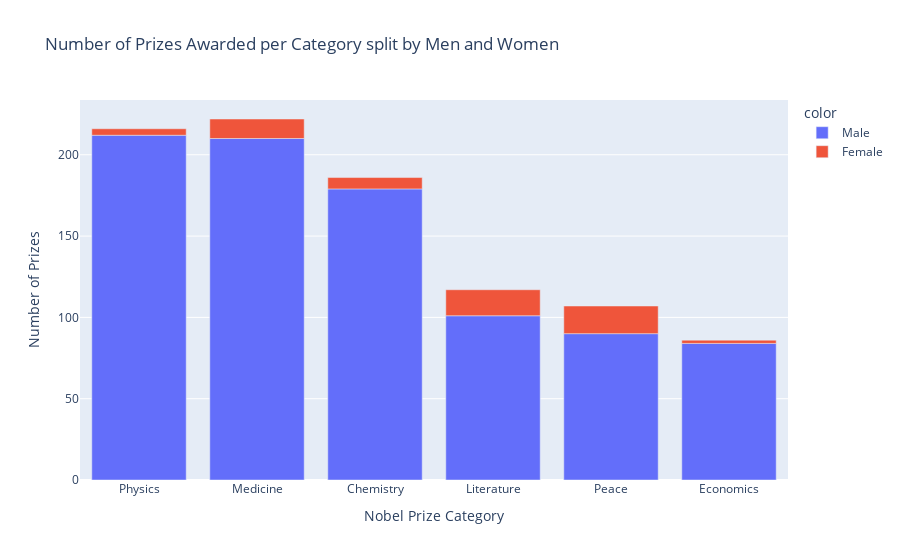

Notebook code cell kept with this figure:
### Code cell
v_bar_split = px.bar(x = cat_men_women.category,
                     y = cat_men_women.prize,
                     color = cat_men_women.sex,
                     title='Number of Prizes Awarded per Category split by Men and Women')
 
v_bar_split.update_layout(xaxis_title='Nobel Prize Category', 
                          yaxis_title='Number of Prizes')
v_bar_split.show()

### Figure 1 — Plotly figure (JSON) as saved in the notebook; plotly's stock layout.template omitted (floating-point values rounded to 4 significant figures)
{"data": [{"alignmentgroup": "True", "hovertemplate": "color=Male<br>x=%{x}<br>y=%{y}<extra></extra>", "legendgroup": "Male", "marker": {"color": "#636efa", "pattern": {"shape": ""}}, "name": "Male", "offsetgroup": "Male", "orientation": "v", "showlegend": true, "textposition": "auto", "type": "bar", "x": ["Physics", "Medicine", "Chemistry", "Literature", "Peace", "Economics"], "xaxis": "x", "y": [212, 210, 179, 101, 90, 84], "yaxis": "y"}, {"alignmentgroup": "True", "hovertemplate": "color=Female<br>x=%{x}<br>y=%{y}<extra></extra>", "legendgroup": "Female", "marker": {"color": "#EF553B", "pattern": {"shape": ""}}, "name": "Female", "offsetgroup": "Female", "orientation": "v", "showlegend": true, "textposition": "auto", "type": "bar", "x": ["Peace", "Literature", "Medicine", "Chemistry", "Physics", "Economics"], "xaxis": "x", "y": [17, 16, 12, 7, 4, 2], "yaxis": "y"}], "layout": {"barmode": "relative", "legend": {"title": {"text": "color"}, "tracegroupgap": 0}, "title": {"text": "Number of Prizes Awarded per Category split by Men and Women"}, "xaxis": {"anchor": "y", "domain": [0, 1], "title": {"text": "Nobel Prize Category"}}, "yaxis": {"anchor": "x", "domain": [0, 1], "title": {"text": "Number of Prizes"}}}}
